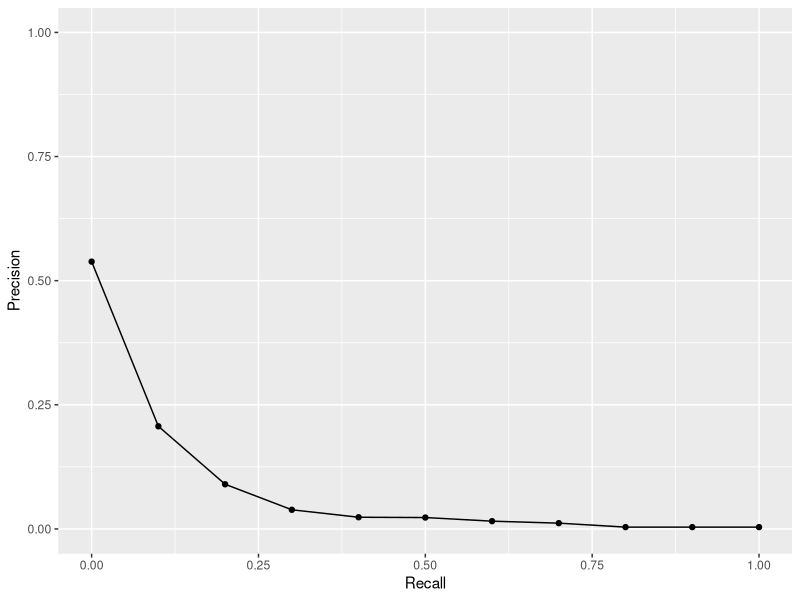

R code for this plot:
library(ggplot2)

recall <- seq(.0, 1, by = 0.1)
precision <- c(0.5384, 0.2067, 0.0899, 0.0385, 0.0235, 0.0229, 0.0156, 0.0116, 0.0036, 0.0036, 0.0036)
df <- data.frame(recall = recall, precision = precision)

ggplot(data = df, aes(x = recall, y =  precision)) + 
  geom_line() + 
  geom_point() +
  scale_x_continuous(name = "Recall") + 
  scale_y_continuous(name = "Precision", limits = c(0,1)) #+
  
  #without bg
  #theme_bw()
  
  #without bg & lines
  #theme(panel.grid.major = element_blank(), panel.grid.minor = element_blank(),
          #panel.background = element_blank(), axis.line = element_line(colour = "black"))